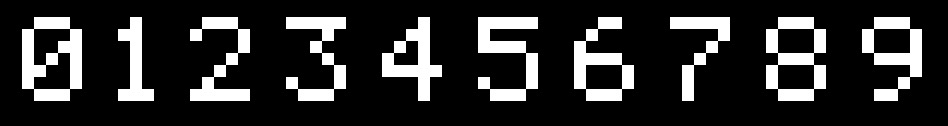
#> input picture ref.jpg, 948 x 126 px
$ python fontref.py   (Python 2 division)
#> lines starting #> are read from the running program, lines starting #| are printed output that depends on the picture; after the words box and inside, x2 and y2 are one past the last pixel; in counts of white or black regions, pixels touching at a corner belong together
# For locating and identifying dot matrix digits
# Kelden Ben-Ora Dec 2019

from PIL import Image
from PIL.ExifTags import TAGS
from imutils import contours
from imutils import paths
from imutils.perspective import four_point_transform
import numpy as np
import argparse
import imutils
import cv2
import os

dir = './dataPics'

# retrieve the date and time at which the pic was taken
def get_exif(fn):
    ret = ''
    i = Image.open(fn)
    info = i._getexif()
    for tag, value in info.items():
        decoded = TAGS.get(tag, tag)
        if decoded == 'DateTimeDigitized':
            ret = value

    return ret


# process reference image then isolate and identify digits

ref = cv2.imread('ref.jpg')
#> ref is the input picture: shape (126, 948, 3); min 0, max 255, mean 44.9
ref = cv2.cvtColor(ref, cv2.COLOR_BGR2GRAY)
#> ref: shape (126, 948)
ref = cv2.threshold(ref, 10, 255, cv2.THRESH_BINARY)[1]
#> ref: shape (126, 948); 17.6% white; 10 white regions
# cv2.imshow('threshed',ref)
# cv2.waitKey(0)
refCnts, hierarchy = cv2.findContours(ref, cv2.RETR_EXTERNAL,cv2.CHAIN_APPROX_SIMPLE)
#> refCnts = 10 contours; largest, box (x1, y1, x2, y2) and area: (22, 17, 82, 101) 4323, (766, 17, 826, 101) 4013, (862, 17, 922, 101) 2849, (574, 17, 634, 101) 2849, (382, 17, 442, 101) 2308
test = cv2.imread('ref.jpg')
# test = cv2.drawContours(cv2.imread('ref.jpg'), refCnts, -1, (0,255,0), 3)
# cv2.imshow('contours',test)
# cv2.waitKey(0)
refCnts = contours.sort_contours(refCnts, method="left-to-right")[0]
#> refCnts = 10 contours; largest, box (x1, y1, x2, y2) and area: (22, 17, 82, 101) 4323, (766, 17, 826, 101) 4013, (574, 17, 634, 101) 2849, (862, 17, 922, 101) 2849, (382, 17, 442, 101) 2308
# [5 lines of commented-out code are left out]

digits = {}

for (i,c) in enumerate(refCnts):
    (x,y,w,h) = cv2.boundingRect(c)
    test = cv2.rectangle(test,(x,y),(x+w,y+h),(0,255,0),3)
    roi = ref[y:y+h, x:x+w]
    roi = cv2.resize(roi, (57,88))
    digits[i] = roi
#> this loop made 10 passes
#> (x, w) on passes 1 to 10: (22, 60), (118, 36), (190, 60), (286, 60), (382, 60), (478, 60), (574, 60), (670, 60), (766, 60), (862, 60)
#> pass 1, `test = cv2.rectangle(test,(x,y),(x+w,y+h),(0,255,0),3)`:
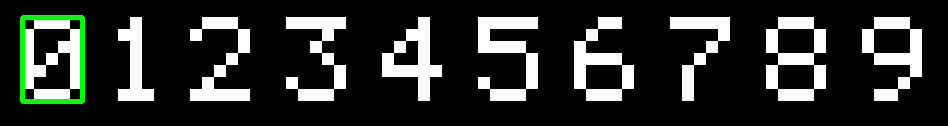
#> test: shape (126, 948, 3); 1.2% of pixels changed, all inside (x1, y1, x2, y2) = (20, 15, 85, 104)
#> pass 1, `roi = ref[y:y+h, x:x+w]`:
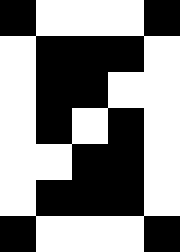
#> roi: shape (84, 60) (shown 3 times larger); 54.3% white; 1 black region, box (x1, y1, x2, y2) and area: (0, 0, 60, 84) 2304
#> pass 1, `roi = cv2.resize(roi, (57,88))`:
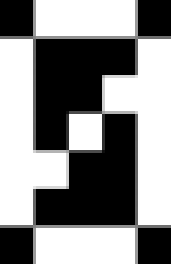
#> roi: shape (88, 57) (shown 3 times larger); min 0, max 255, mean 138.4
#> pass 2, `test = cv2.rectangle(test,(x,y),(x+w,y+h),(0,255,0),3)`:
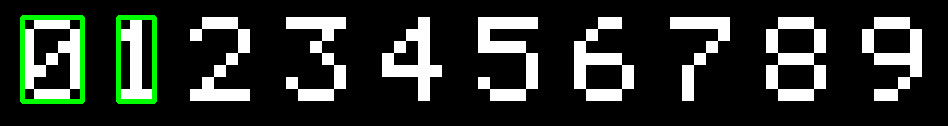
#> test: shape (126, 948, 3); 0.99% of pixels changed, all inside (x1, y1, x2, y2) = (116, 15, 157, 104)
#> after the loop:
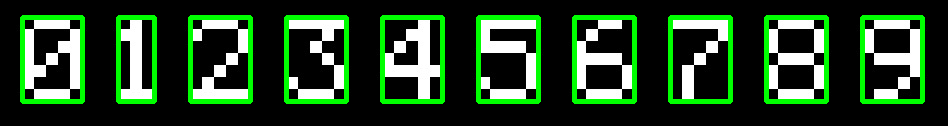
#> test: shape (126, 948, 3); 9.56% of pixels changed, all inside (x1, y1, x2, y2) = (188, 15, 925, 104)
#> after the loop, digits = 10 items
cv2.imshow('reference',test)
cv2.waitKey(0)

################################
# process main images in a dir #
################################

for root, dirs, files in os.walk(dir, topdown=False):
    for name in files:
        dir = dir[2:len(dir)]
        fn = dir+'/'+name
        print fn
        image = cv2.imread(fn)
        image = imutils.resize(image, height=900)
        cv2.imshow('image',image)
        cv2.waitKey(0)
        gray = cv2.cvtColor(image, cv2.COLOR_BGR2GRAY)

        edged = cv2.Canny(gray.copy(), 50, 200, 255)

        cnts = cv2.findContours(edged.copy(), cv2.RETR_EXTERNAL, cv2.CHAIN_APPROX_SIMPLE)
        cnts = imutils.grab_contours(cnts)
        cnts = sorted(cnts, key=cv2.contourArea, reverse=True)

        # found rectangular lcd

        displayCnt = None

        for c in cnts:
            peri = cv2.arcLength(c,True)
            approx = cv2.approxPolyDP(c, 0.02*peri, True)
            if len(approx) == 4:
                displayCnt = approx
                break

        gray = four_point_transform(gray, displayCnt.reshape(4,2))
        warped = four_point_transform(image, displayCnt.reshape(4,2))

        rectKernel = cv2.getStructuringElement(cv2.MORPH_RECT, (9, 3))

        thresh = cv2.adaptiveThreshold(gray, 255, cv2.ADAPTIVE_THRESH_GAUSSIAN_C, cv2.THRESH_BINARY_INV, 21, 1)

        cnts = cv2.findContours(thresh.copy(), cv2.RETR_EXTERNAL, cv2.CHAIN_APPROX_SIMPLE)
        cnts = imutils.grab_contours(cnts)
        cnts = contours.sort_contours(cnts, method="left-to-right")[0]

        output = []

        for (i,c) in enumerate(cnts):

            (x,y,w,h) = cv2.boundingRect(c)

            if (w > 5) and (h > 5) and h > w:

                test2 = cv2.rectangle(test0,(x,y),(x+w,y+h),(0,255,0),1)
                roi = thresh[y:y + h, x:x + w]
                roi = cv2.resize(roi, (57,88))
                scores = []

                for (digit, digitROI) in digits.items():

                    result = cv2.matchTemplate(roi, digitROI, cv2.TM_CCOEFF)
                    (_,score,_,_) = cv2.minMaxLoc(result)
                    scores.append(score)

                output.append(str(np.argmax(scores)))
                test2 = cv2.putText(test2, str(np.argmax(scores)), (x, y+4), cv2.FONT_HERSHEY_SIMPLEX, .5, (0,0,255), 2)

        output = int(''.join(output))
        print 'output: %r' % output
        print 'Date and time: %r ' % get_exif(fn)
